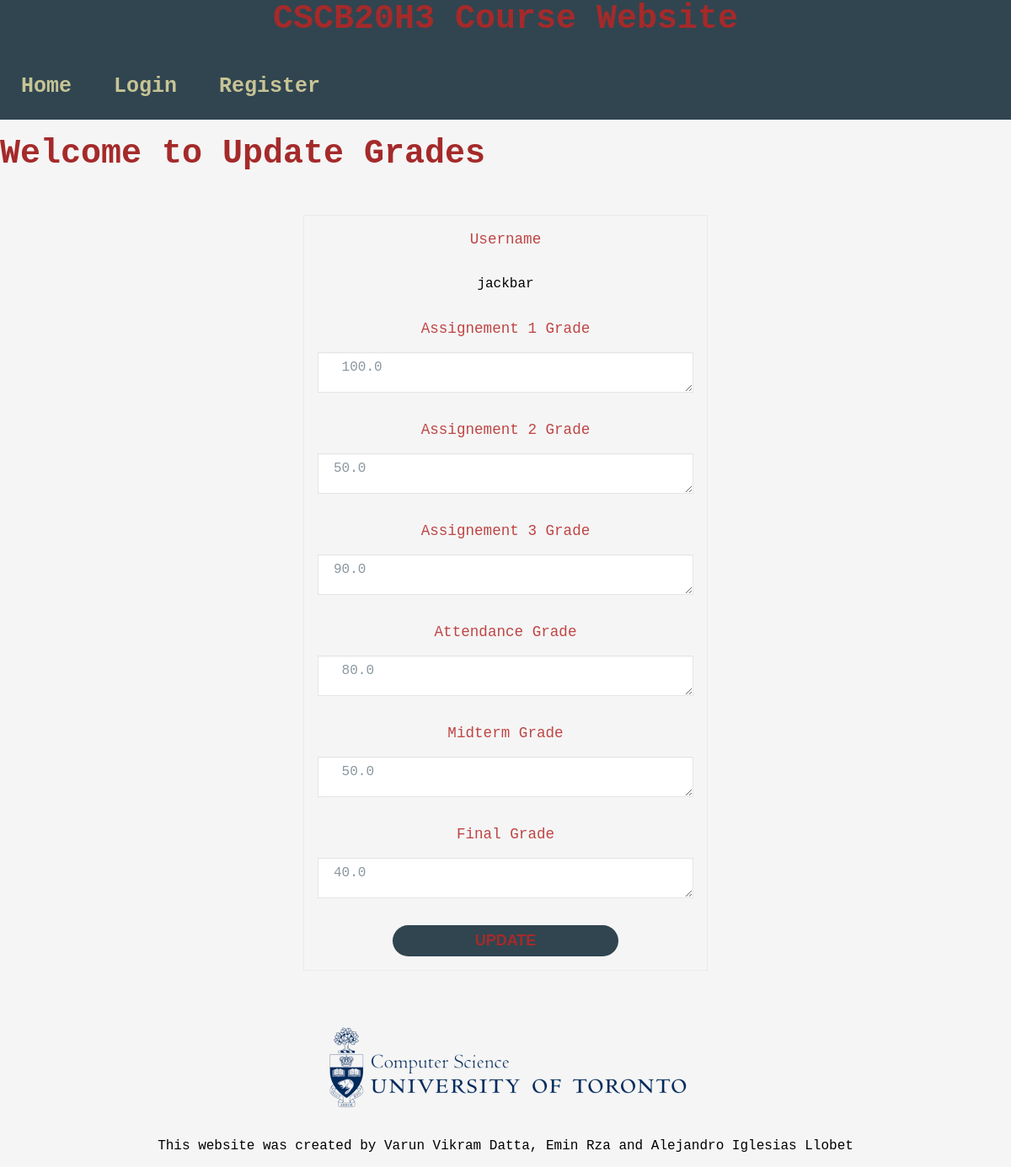
The app's page /Update_Grades_Instructor/1 with its own data.
### app.py (models this page shows, shortened)
class Student(db.Model):
    __tablename__ = 'Student'
    id = db.Column(db.Integer, primary_key=True)
    username = db.Column(db.String(100), unique=True, nullable=False)
    email = db.Column(db.String(100), unique=True, nullable=False)
    password = db.Column(db.String(100), nullable=False)
    assignment1 = db.Column(db.Float, nullable=False)
    assignment2 = db.Column(db.Float, nullable=False)
    assignment3 = db.Column(db.Float, nullable=False)
    tut_attendance = db.Column(db.Float, nullable=False)
    midterm = db.Column(db.Float, nullable=False)
    final = db.Column(db.Float, nullable=False)

### app.py (the view)
@app.route('/Update_Grades_Instructor/<int:id>',methods = ['GET', 'POST'])
def Update_Grades_Instructor(id):
    pagename = 'Update Grades'
    Student_to_update = Student.query.get_or_404(id)
    if request.method == "POST":
        Student_to_update.assignment1 = request.form['A1']
        Student_to_update.assignment2 = request.form['A2']
        Student_to_update.assignment3 = request.form['A3']
        Student_to_update.tut_attendance = request.form['Att']
        Student_to_update.midterm = request.form['Mid']
        Student_to_update.final = request.form['Final']
        try:
            db.session.commit()
            return redirect('/View_Grades_Instructor')
        except:
            flash('There was a problem updating the grade',"error")
            return redirect('/View_Grades_Instructor')
    else:
        return render_template('Update_Grades_Instructor.html', pagename = pagename, Student_to_update=Student_to_update)

### templates/Update_Grades_Instructor.html (shortened to what this page needs)
{% extends "template.html" %}
{% block content %}
<h1>Welcome to Update Grades {{session.user}} </h1>
<form action="/Update_Grades_Instructor/{{Student_to_update.id}}" method = "POST" id="update_grades">
    <label for="Name">Username</label>
    <p>{{Student_to_update.username}}</p>
    <label for="A1"> Assignement 1 Grade</label>
    <textarea id="number" name="A1"> {{Student_to_update.assignment1}} </textarea>
    <label for="A2">Assignement 2 Grade</label>
    <textarea id="number" name="A2">{{Student_to_update.assignment2}} </textarea>
    <label for="A3">Assignement 3 Grade</label>
    <textarea id="number" name="A3">{{Student_to_update.assignment3}} </textarea>
    <label for="Attendance">Attendance Grade</label>
    <textarea id="number" name="Att"> {{Student_to_update.tut_attendance}}</textarea>
    <label for="Midterm">Midterm Grade</label>
    <textarea id="number" name="Mid"> {{Student_to_update.midterm}}</textarea>
    <label for="Final">Final Grade</label>
    <textarea id="Final" name="Final">{{Student_to_update.final}} </textarea>
    <button type="register">Update</button>
</form>
{% endblock %}

### static/styles/template.css (style rules this page uses)
html { -webkit-text-size-adjust: 100%; -ms-text-size-adjust: 100%; }
*, *:before, *:after { -moz-box-sizing: border-box; -webkit-box-sizing: border-box; box-sizing: border-box; }
body { background-color:whitesmoke; font-family: "VT323", monospace; margin: 0; }
form { display: flex; gap: 16px; flex-direction: column; align-items: center; max-width: 480px; margin: 50px auto; padding: 16px; border: 1px solid #eaeaea; font-family: "VT323", monospace; justify-content: center; background-color: whitesmoke; }
input[type="text"], input[type="password"], input[type="date"], input[type="datetime"], input[type="email"], input[type="number"], input[type="search"], input[type="tel"], input[type="time"], input[type="url"], textarea, select { background-color: #ffffff; border: 1px solid #e5e5e4; font-size: 16px; height: auto; margin: 0; outline: 0; padding: 8px 18px; height: 48px; width: 100%; color: #8a97a0; box-shadow: 0 1px 0 rgba(0,0,0,0.03) inset; margin-bottom: 16px; transition: all .2s ease; }
button { font-size: 16px; font-weight: 600; text-transform: uppercase; padding: 8px; color: #c7c495; border-bottom: 40px; background-color: #304550; border: 10px whitesmoke; border-radius: 24px; font-size: 18px; text-align: center; width: 60%; color: brown; }
label { display: block; line-height: 24px; font-size: 16px; font-weight: 400; margin-bottom: 4px; }
p { font-family: "VT323", monospace; }
label { font-family: "VT323", monospace; font-size: 1.1rem; color: rgb(191, 69, 69); margin: 0; }
h1 { font-family: "VT323", monospace; font-size: 2.5rem; color: brown; margin: 0; }

### records on screen
Student: username "jackbar", A1 "100.0", A2 "50.0", A3 "90.0", Att "80.0", Mid "50.0", Final "40.0"
